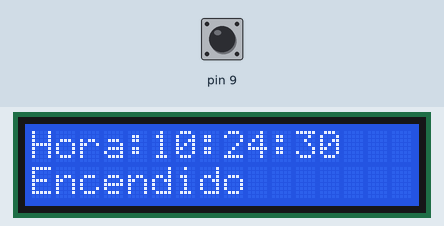
Bench run of a sketch on a simulated Arduino Uno, built with avr-gcc and run on an emulated ATmega328P. Parts: 16×2 character LCD. The test bench sets the inputs (shaded band); at power-on: pin 9 HIGH. The local clock reads 2024-03-15 10:24:30 at power-on unless the sketch sets it.

Above: at 0.1 s.
At 4.1 s:
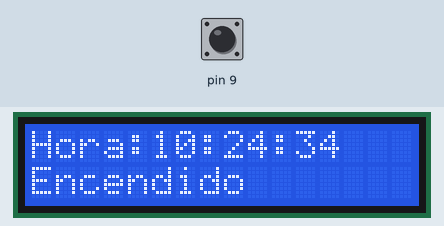
At 9.1 s:
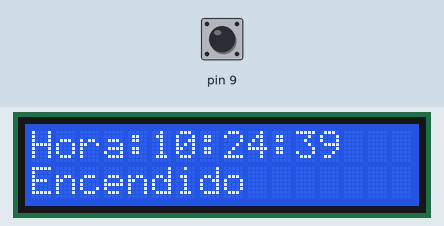
At 19.1 s:
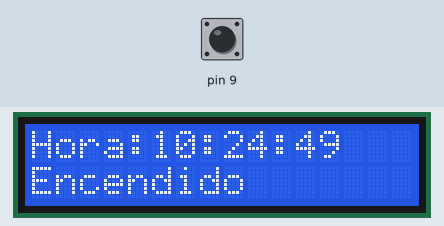
At 29.1 s:
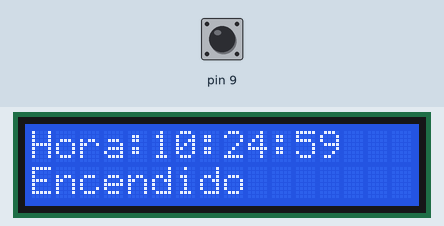
At 39.1 s:
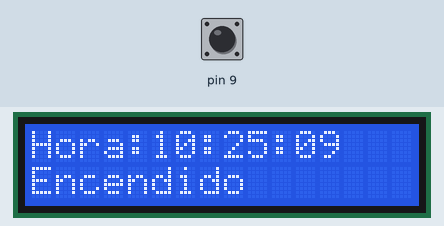

Measured:
- what the display in image 1 shows lasts 1.0 s, from 4.0 s to 5.0 s

The sketch:

clock.ino
```cpp
#include <Time.h>
#include <TimeLib.h>
#include <DS3231.h>
#include <LiquidCrystal.h> // Incluye la Libreria LiquidCrystal
//Objeto Liquid Crystal
const int rs = 12, en = 11, d4 = 5, d5 = 4, d6 = 3, d7 = 2;
LiquidCrystal lcd(rs, en, d4, d5, d6, d7);
DS3231  rtc(SDA, SCL);
time_t t;
int compiled_time[3];
bool luz=false,oxigenador=false;
int hora;


void setup() {
  Serial.begin(9600);

  rtc.begin();
  lcd.begin(16, 2);
}

void handleIntervalo(int hora){
   if((hora<21 && hora>7)){
    luz=true;
    }else {
    luz=false;
  }
}

void loop() {
  bool switche=false;
  lcd.setCursor(0, 0);
  lcd.print("Hora:");
  lcd.setCursor(5, 0);
  // print the number of seconds since reset:
  lcd.print(rtc.getTimeStr());
  lcd.setCursor(0, 1);

  handleIntervalo(rtc.getTime().hour);


    if(luz==true){
      lcd.print("Encendido");
      if(digitalRead(9) == LOW)
      digitalWrite(9, HIGH);//LUZ ENCENDIDA
    }else if(luz==false){
      lcd.print("Apagado");
      if(digitalRead(9) == HIGH)
      digitalWrite(9, LOW);//LUZ ENCENDIDA
  }


}
```
